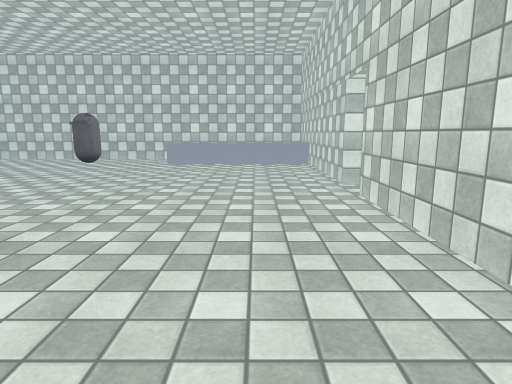
view 1 (above)

16 first-person views from a walk through a scene from a Unity 3-D project. The camera is 1.2 m above the floor, tilts 10° down and sees 75° across. The floor is counted in squares, 1 m on a side. Each view is taken from the middle of a square. On the plan, view 1 faces up. The plan holds only what a view shows up to about 14 squares ahead; the rest is blank. The place goes on beyond the plan. The player is left out. Surface patterns are stand-ins for the level's own textures.

view 2
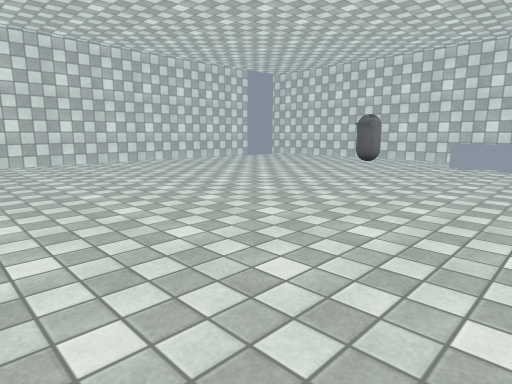

view 3
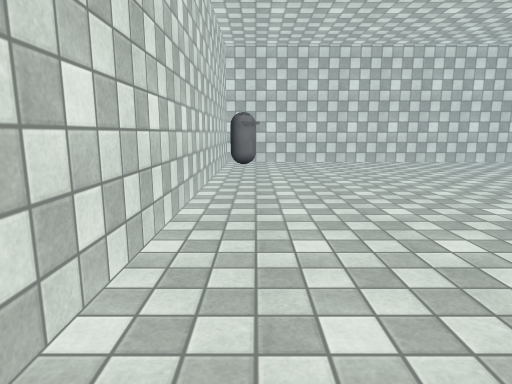

view 4
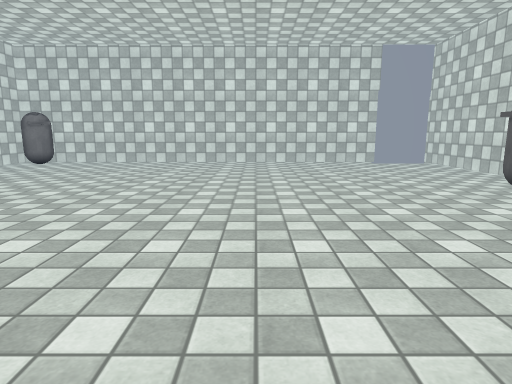

view 5
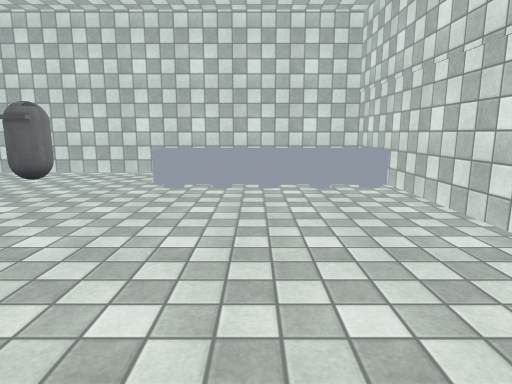

view 6
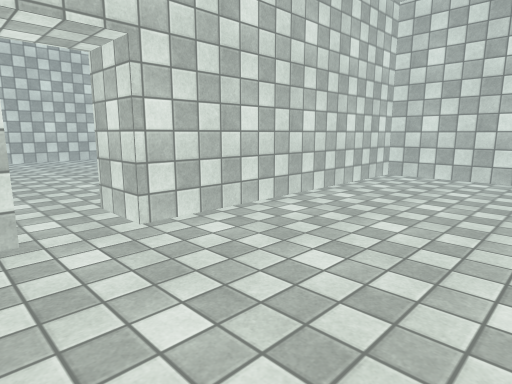

view 7
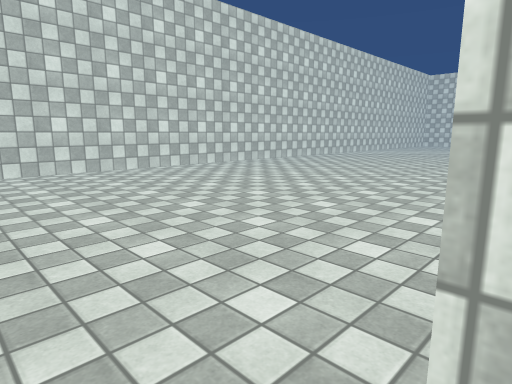

view 8
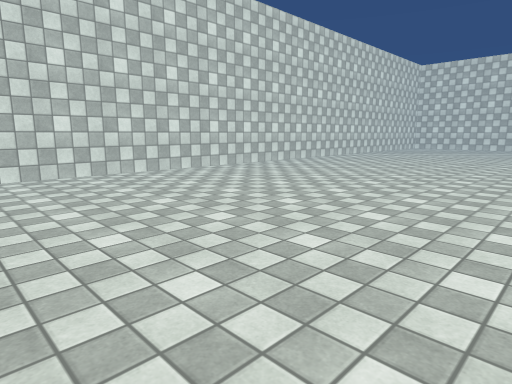

view 9
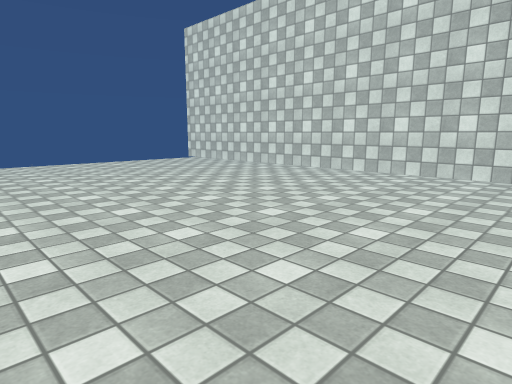

view 10
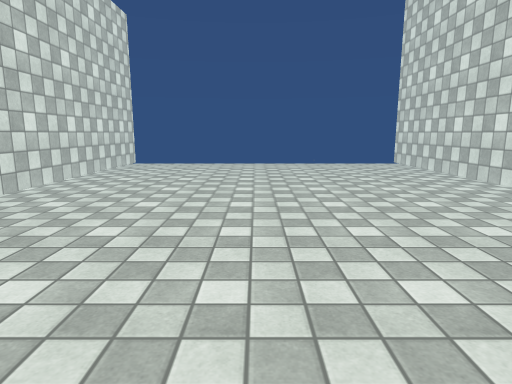

view 11
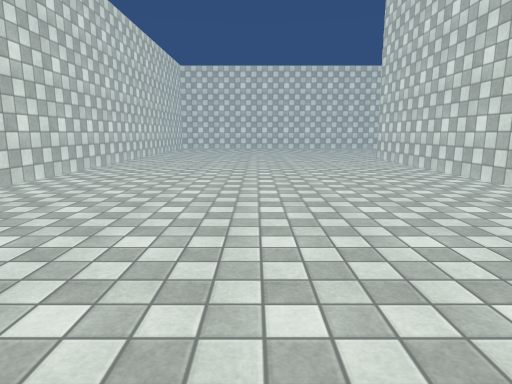

view 12
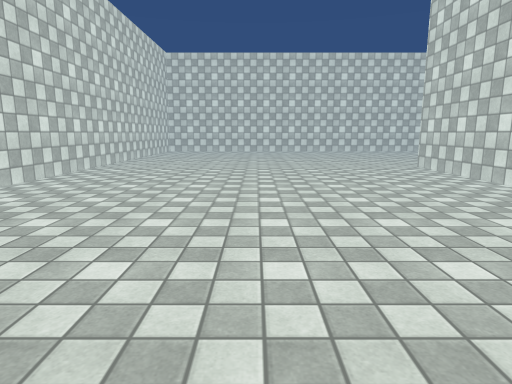

view 13
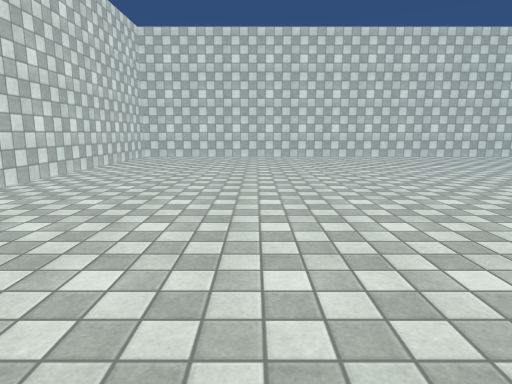

view 14
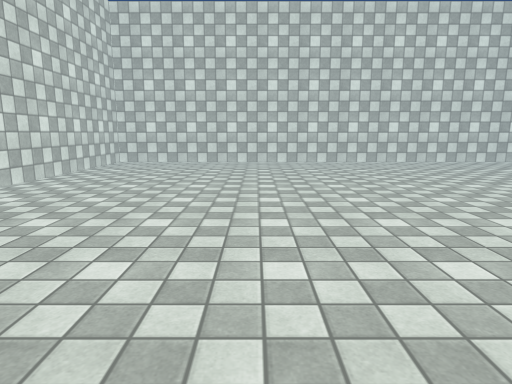

view 15
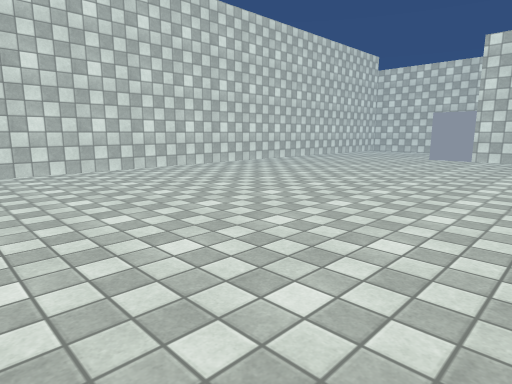

view 16
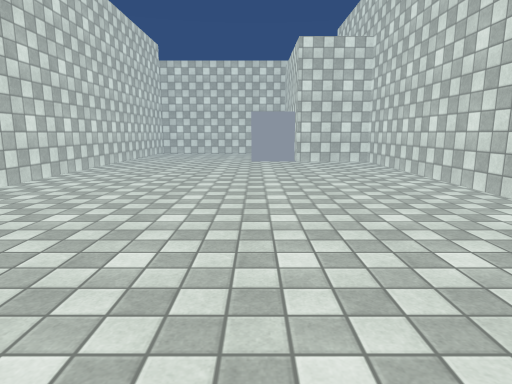

### Floor plan
Points are (right, up) in squares from view 1. A wall is a line through its corners. A room is listed if a view was taken in it or the views show most of it. See-through windows are left out.
Room 1 (views 1, 2, 3, 4, 5, 6, 7)
walls: (2.4, 7.4) (2, 7.4) (2, 14.8) (-13.4, 14.8) (-13.4, -1.1) (2, -1.1) (2, 6.1) (3.2, 6.1)
low walls: (2, 12.5) (-3.4, 12.5)
ways out: opening at (2.5, 7) to room 2
objects: other object (-13, 0); other object (-7, 13) to (-6, 14)
Room 2 (views 8, 9, 10, 11, 12, 13, 14, 15, 16)
walls: (2.4, -6.1) (2.4, -14.5); (0.2, -14.5) (-7.6, -14.5) (-7.6, -17.3) (-8, -17.3); (-8.2, -24.4) (13.5, -24.4) (13.5, 16.2); (3.2, 16.2) (3.2, 9.1)
ways out: opening at (2.5, 7) to room 1

Positions as (right, up) in squares from view 1, and headings:
1: (0, 0), facing up
2: (0, 0), facing up-left
3: (0, 0), facing left
4: (0, 8), facing left
5: (-1, 5), facing up
6: (-2, 8), facing down-right
7: (3, 7), facing down-right
8: (4, 2), facing down-right
9: (4, 2), facing up-right
10: (8, 3), facing up
11: (8, 1), facing down
12: (8, -3), facing down
13: (8, -8), facing down
14: (8, -11), facing down
15: (8, -14), facing down-left
16: (6, -19), facing left
